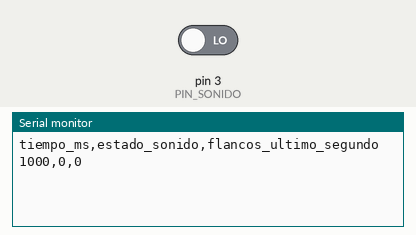
This sketch was run on a simulated Arduino Uno, built with avr-gcc and run on an emulated ATmega328P. Shown: the last lines printed to the serial monitor. The inputs (shaded band) are chosen by the test bench; at power-on: pin 3 (PIN_SONIDO) LOW.

Above: at 1.2 s.
1.3 s: pin 3 (PIN_SONIDO) driven HIGH
At 2.6 s:
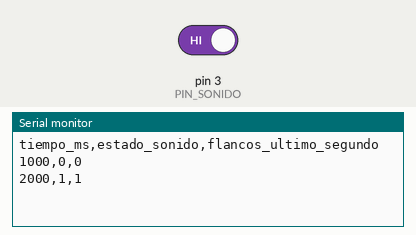
2.8 s: pin 3 (PIN_SONIDO) driven LOW
At 3.5 s:
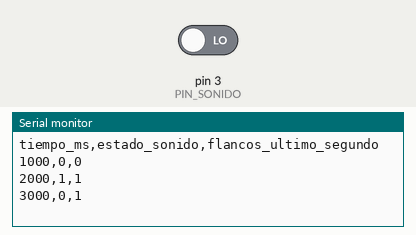
Timing chart, 0 to 5.8 s (numbered marks = the images above; inputs shaded):
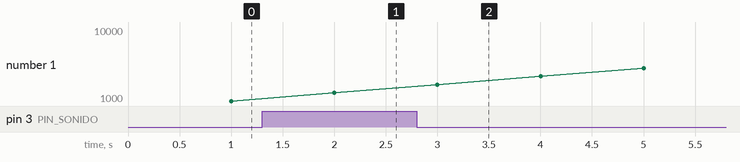

The sketch:

05_sonido.ino
```cpp
/*
 * Solemne 1 - Grupo 1 - Sensor de sonido digital
 * Sensor: modulo de sonido con microfono electret + comparador LM393 (tipo KY-038)
 * Conexion: DO -> D3, VCC -> 5V, GND -> GND
 *
 * El modulo tiene potenciometro: gira hasta que el LED del modulo apague en silencio
 * y encienda al aplaudir/hablar fuerte. Ese umbral define la salida digital.
 *
 * Salida:
 *   - estado_sonido: 0/1 instantaneo (la mayoria de los modulos: 1 en reposo, 0 al detectar)
 *   - flancos: cantidad de cambios de estado detectados en el ultimo segundo
 *
 * Se muestrea cada 2 ms para no perder eventos cortos (un aplauso dura decenas de ms).
 */

#define PIN_SONIDO 3

void setup() {
  Serial.begin(115200);
  pinMode(PIN_SONIDO, INPUT);
  Serial.println(F("tiempo_ms,estado_sonido,flancos_ultimo_segundo"));
}

void loop() {
  static uint8_t  estado_previo = 0;
  static uint32_t flancos = 0;
  static uint32_t t_ultimo_muestreo = 0;
  static uint32_t t_ultimo_reporte = 0;

  uint32_t ahora = millis();

  // Muestreo rapido del estado digital (cada 2 ms)
  if (ahora - t_ultimo_muestreo >= 2) {
    t_ultimo_muestreo = ahora;
    uint8_t estado_actual = digitalRead(PIN_SONIDO);
    if (estado_actual != estado_previo) {
      flancos++;                 // hubo un evento acustico que supero el umbral
      estado_previo = estado_actual;
    }
  }

  // Reporte por serial una vez por segundo
  if (ahora - t_ultimo_reporte >= 1000) {
    t_ultimo_reporte = ahora;
    Serial.print(ahora);
    Serial.print(',');
    Serial.print(estado_previo);
    Serial.print(',');
    Serial.println(flancos);
    flancos = 0;
  }
}
```

Measured:
- after the input at 1.3 s, the serial monitor: prints a new line after 0.70 s (image 1)
- after the input at 2.8 s, the serial monitor: prints a new line after 0.20 s (image 2)
